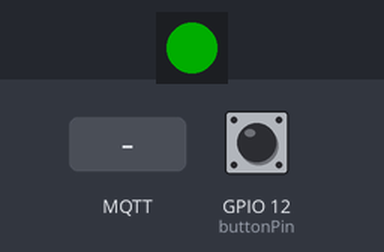
Simulated run of this sketch. Board: ESP8266 (NodeMCU). On the bench: 1 RGB LEDs in strip order, left to right. Inputs (shaded band) come from the test bench; at power-on: GPIO 12 (buttonPin) LOW. Dim RGB values are drawn brighter than linear; WiFi joins after 1.5 s; servers stay silent unless stated; the strip is taken to match the declared colour order; random numbers use the default seed unless the sketch sets one; no MQTT or app messages arrive unless stated; what the sketch prints to the serial monitor is not drawn.

Above: at 0.1 s.
At 2.7 s:
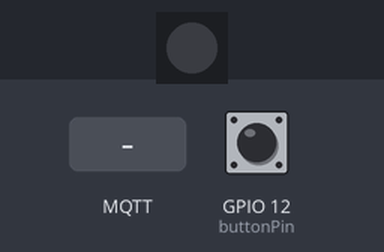
2.8 s: MQTT message "1" arrives on the first subscribed topic
4.3 s: MQTT message "on" arrives on the first subscribed topic
5.8 s: MQTT message "off" arrives on the first subscribed topic
Timing chart, 0 to 8.8 s (numbered marks = the images above; inputs shaded):
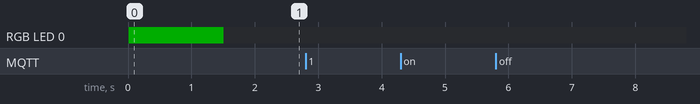

The sketch:

busy-button_HUZZAH.ino
```cpp
#include <ESP8266WiFi.h>
#include <PubSubClient.h>
#include <Adafruit_NeoPixel.h>
#include <LittleFS.h>

#define RED indicate.Color(255,0,0)
#define BLACK indicate.Color(0,0,0)
#define GREEN indicate.Color(0,255,0)

const char* ssid = "********";
const char* password = "********";
const char* mqtt_server = "192.168.0.143";

const int buttonPin = 12;
const int ledPin = 14;

boolean indicate_status = false;
int buttonState, lastButtonState = 0;

unsigned long lastDebounceTime = 0;
unsigned long debounceDelay = 50;


Adafruit_NeoPixel indicate(1,ledPin, NEO_RGB + NEO_KHZ800);

WiFiClient espClient;
PubSubClient client(espClient);
long lastMsg = 0;
char msg[50];
int value = 0;

//using example code for setting up wifi
void setup_wifi() {

  delay(10);
  indicate.setPixelColor(0, GREEN);
  indicate.show();
  // We start by connecting to a WiFi network
  Serial.println();
  Serial.print("Connecting to ");
  Serial.println(ssid);

  WiFi.begin(ssid, password);

  while (WiFi.status() != WL_CONNECTED) {
    delay(500);
    Serial.print(".");
  }

  randomSeed(micros());

  Serial.println("");
  Serial.println("WiFi connected");
  Serial.println("IP address: ");
  Serial.println(WiFi.localIP());

  indicate.setPixelColor(0, BLACK);
  indicate.show();
}

void callback(char* topic, byte* payload, unsigned int length) {
  Serial.print("Message arrived [");
  Serial.print(topic);
  Serial.print("] ");
  for (int i = 0; i < length; i++) {
    Serial.print((char)payload[i]);
  }
  Serial.println();

  if (memcmp(payload,"busy",length)==0){
    indicate.setPixelColor(0,RED);
    indicate.show();
    indicate_status = true;
  }else if(memcmp(payload,"notBusy",length)==0){
    indicate.setPixelColor(0,BLACK);
    indicate.show();
    indicate_status = false;
  }

}

//use example code for reconnecting
void reconnect() {
  // Loop until we're reconnected
  while (!client.connected()) {
    Serial.print("Attempting MQTT connection...");
    // Create a random client ID
    String clientId = "ESP8266Client-";
    clientId += String(random(0xffff), HEX);
    // Attempt to connect
    if (client.connect(clientId.c_str())) {
      Serial.println("connected");
      // Once connected, publish an announcement...
      client.publish("outTopic", "hello world");
      // ... and resubscribe
      client.subscribe("inTopic");
    } else {
      Serial.print("failed, rc=");
      Serial.print(client.state());
      Serial.println(" try again in 5 seconds");
      // Wait 5 seconds before retrying
      delay(5000);
    }
  }
}

void setup() {
  Serial.begin(115200);
  pinMode(buttonPin,INPUT);
  pinMode(ledPin,OUTPUT);
  indicate.begin();
  indicate.setBrightness(50);
  indicate.setPixelColor(0, BLACK);
  indicate.show();
  indicate.show(); //https://github.com/adafruit/Adafruit_NeoPixel/issues/159
  setup_wifi();
  client.setServer(mqtt_server, 1883);
  client.setCallback(callback);

}

void loop() {
    if (!client.connected()) {
    reconnect();
  }
  client.loop();

  int readButtonState = digitalRead(buttonPin);

  if (readButtonState !=lastButtonState){
    lastDebounceTime = millis();
  }

  if ((millis() - lastDebounceTime) > debounceDelay){
    if (readButtonState != buttonState){
      buttonState = readButtonState;

      if (buttonState ==HIGH){
        if (indicate_status==false){
          client.publish("button1","busy");
          indicate_status = true;
        }else if (indicate_status==true){
          client.publish("button1","notBusy");
          indicate_status = false;
        }
      }
    }

  }
  lastButtonState = readButtonState;

}
```

Measured:
- after the input at 2.8 s, every drawn part: stays the same
- after the input at 4.3 s, every drawn part: stays the same
- after the input at 5.8 s, every drawn part: stays the same
